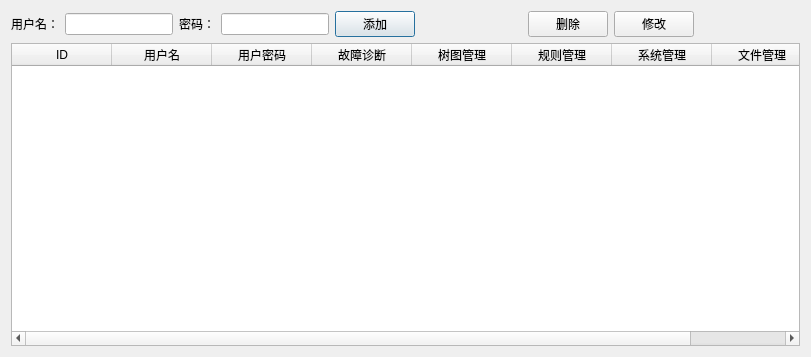
<?xml version="1.0" encoding="UTF-8"?>
<ui version="4.0">
 <class>AccountDialog</class>
 <widget class="QDialog" name="AccountDialog">
  <property name="windowModality">
   <enum>Qt::ApplicationModal</enum>
  </property>
  <property name="geometry">
   <rect>
    <x>0</x>
    <y>0</y>
    <width>811</width>
    <height>357</height>
   </rect>
  </property>
  <property name="windowTitle">
   <string>账号管理</string>
  </property>
  <layout class="QVBoxLayout" name="verticalLayout">
   <item>
    <layout class="QHBoxLayout" name="horizontalLayout">
     <item>
      <widget class="QLabel" name="label">
       <property name="text">
        <string>用户名：</string>
       </property>
      </widget>
     </item>
     <item>
      <widget class="QLineEdit" name="lineEdit_username"/>
     </item>
     <item>
      <widget class="QLabel" name="label_2">
       <property name="text">
        <string>密码：</string>
       </property>
      </widget>
     </item>
     <item>
      <widget class="QLineEdit" name="lineEdit_password"/>
     </item>
     <item>
      <widget class="QPushButton" name="pushButton_add">
       <property name="text">
        <string>添加</string>
       </property>
       <property name="icon">
        <iconset resource="image.qrc">
         <normaloff>:/new/icon/icon/添加.png</normaloff>:/new/icon/icon/添加.png</iconset>
       </property>
      </widget>
     </item>
     <item>
      <spacer name="horizontalSpacer">
       <property name="orientation">
        <enum>Qt::Horizontal</enum>
       </property>
       <property name="sizeHint" stdset="0">
        <size>
         <width>40</width>
         <height>20</height>
        </size>
       </property>
      </spacer>
     </item>
     <item>
      <widget class="QPushButton" name="pushButton_delete">
       <property name="text">
        <string>删除</string>
       </property>
       <property name="icon">
        <iconset resource="image.qrc">
         <normaloff>:/new/icon/icon/删除.png</normaloff>:/new/icon/icon/删除.png</iconset>
       </property>
      </widget>
     </item>
     <item>
      <widget class="QPushButton" name="pushButton_modify">
       <property name="text">
        <string>修改</string>
       </property>
       <property name="icon">
        <iconset resource="image.qrc">
         <normaloff>:/new/icon/icon/修改.png</normaloff>:/new/icon/icon/修改.png</iconset>
       </property>
      </widget>
     </item>
     <item>
      <spacer name="horizontalSpacer_3">
       <property name="orientation">
        <enum>Qt::Horizontal</enum>
       </property>
       <property name="sizeHint" stdset="0">
        <size>
         <width>40</width>
         <height>20</height>
        </size>
       </property>
      </spacer>
     </item>
    </layout>
   </item>
   <item>
    <widget class="QTableWidget" name="tableWidget">
     <property name="editTriggers">
      <set>QAbstractItemView::NoEditTriggers</set>
     </property>
     <property name="selectionMode">
      <enum>QAbstractItemView::SingleSelection</enum>
     </property>
     <property name="selectionBehavior">
      <enum>QAbstractItemView::SelectRows</enum>
     </property>
     <column>
      <property name="text">
       <string>ID</string>
      </property>
     </column>
     <column>
      <property name="text">
       <string>用户名</string>
      </property>
     </column>
     <column>
      <property name="text">
       <string>用户密码</string>
      </property>
     </column>
     <column>
      <property name="text">
       <string>故障诊断</string>
      </property>
     </column>
     <column>
      <property name="text">
       <string>树图管理</string>
      </property>
     </column>
     <column>
      <property name="text">
       <string>规则管理</string>
      </property>
     </column>
     <column>
      <property name="text">
       <string>系统管理</string>
      </property>
     </column>
     <column>
      <property name="text">
       <string>文件管理</string>
      </property>
     </column>
    </widget>
   </item>
  </layout>
 </widget>
 <resources>
  <include location="image.qrc"/>
 </resources>
 <connections/>
</ui>
